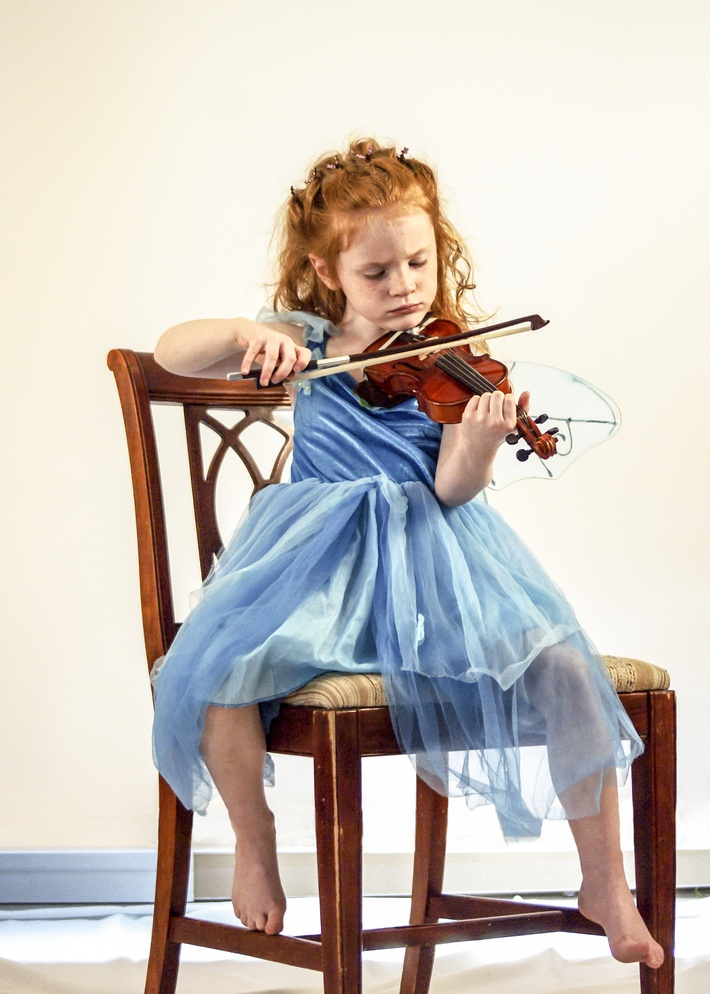
%> input picture Report/Report_Picture_EX01/Girl.jpg, 710 x 994 px, shrunk from 2464 x 3449 before the run
$ octave ProgramEx01.m   (GNU Octave 9; MATLAB toolbox functions it lacks are replaced by stand-ins)
%> lines starting %> are read from the running program, lines starting %| are printed output that depends on the picture
%追加課題
%ヒストグラムの平坦化を確認する

IMG = imread('../Report/Report_Picture_EX01/Girl.jpg');
%> IMG is the input picture: size 994x710x3 uint8; mean R, G, B 201.8, 193.8, 187.4
IMG = rgb2gray(IMG);
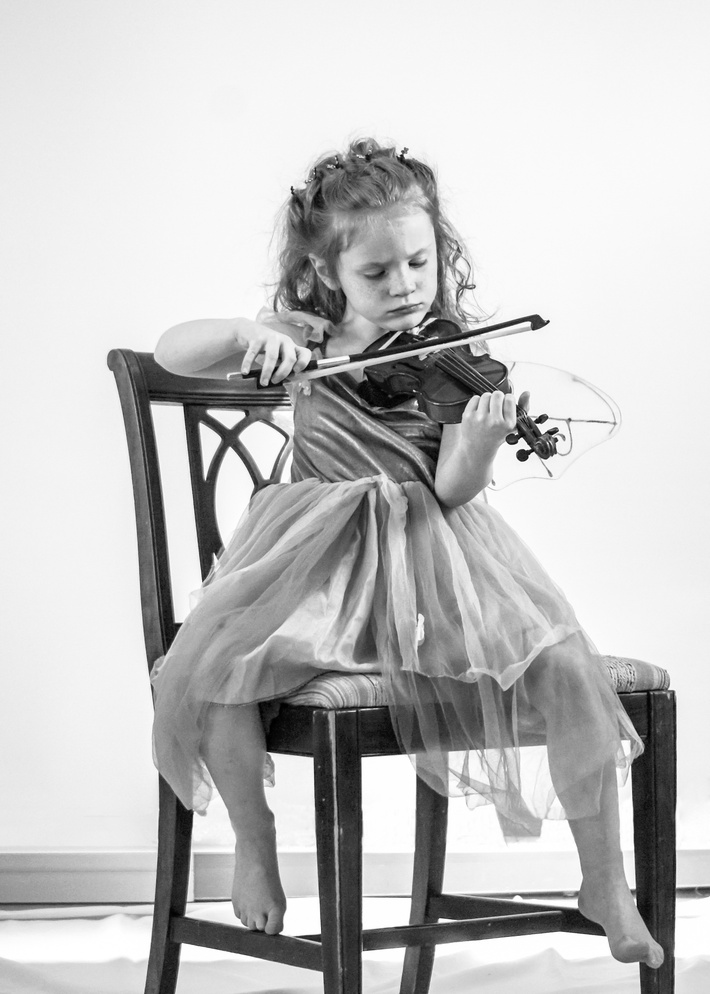
%> IMG: size 994x710 uint8; min 0, max 255, mean 195.4
imagesc(IMG);
colormap(gray);
colorbar;
pause;

imhist(IMG);
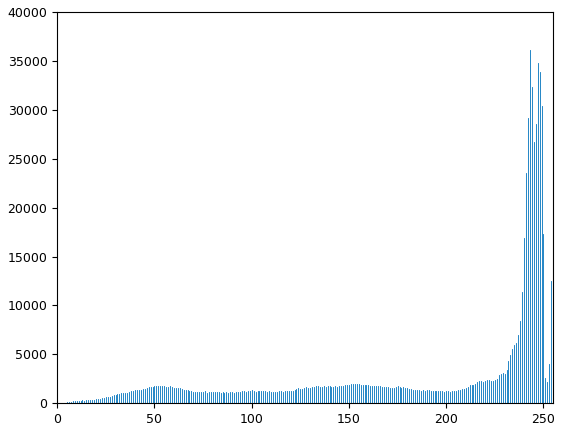
%> figure redrawn from the program's plot data; highest point at x = 243, y = 36140
pause;

EQ = histeq(IMG);
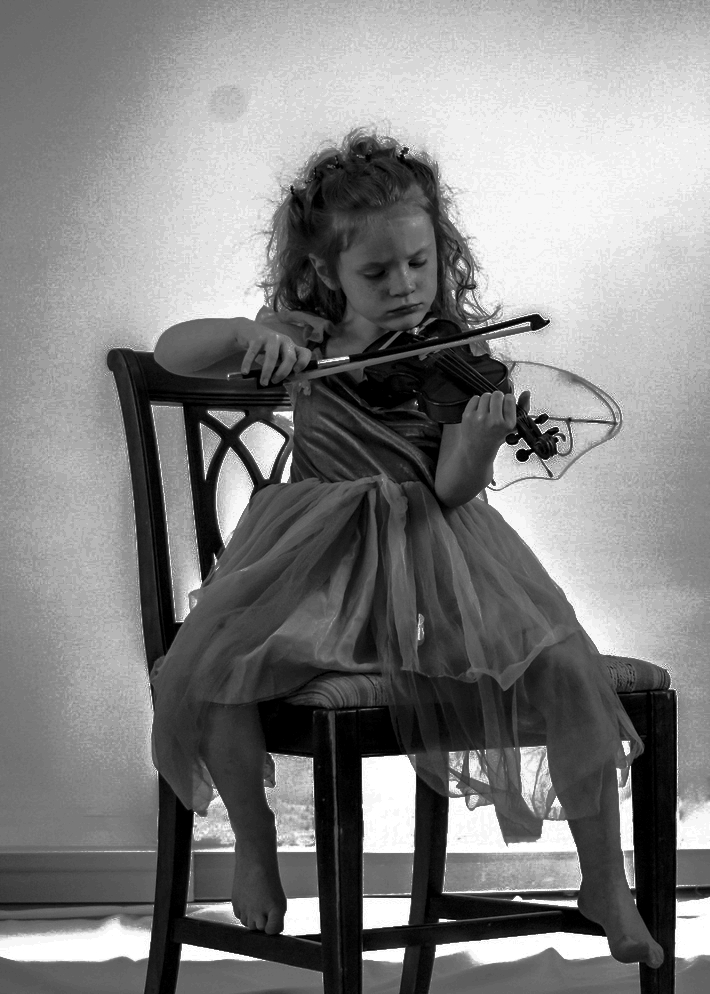
%> EQ: size 994x710 uint8; min 0, max 255, mean 128.1
imagesc(EQ);
colormap(gray);
colorbar;
pause;
imhist(EQ);
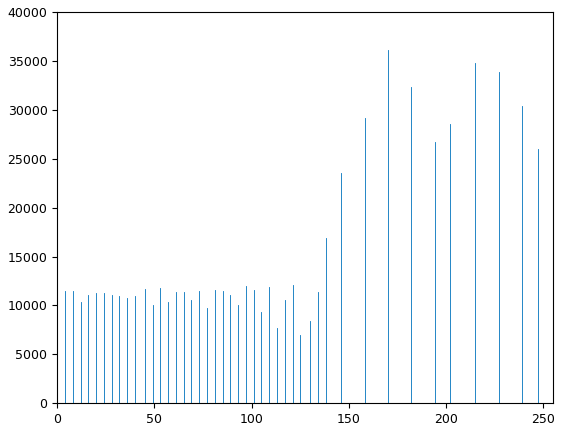
%> figure redrawn from the program's plot data; highest point at x = 170, y = 36140
pause;
